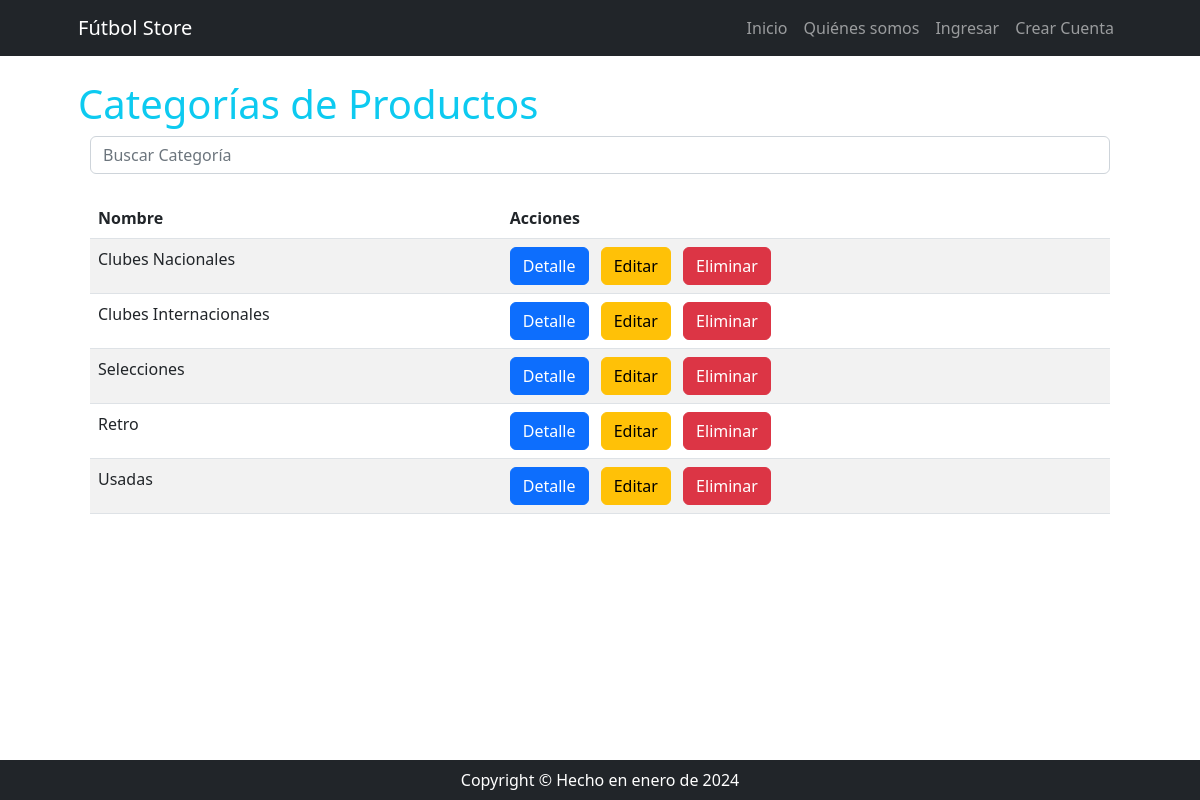
The page /producto/producto/list/ on the database its author committed.
### apps/producto/models.py (models this page shows, shortened)
class ProductoCategoria(models.Model):
    nombre = models.CharField(max_length=100)
    descripcion = models.TextField(null=True, blank=True, verbose_name="descripción")
    class Meta:
        verbose_name = "categoría de productos"
        verbose_name_plural = "categorías de productos"

### apps/producto/views.py (the view)
# urls.py: path("producto/list/", ProductoCategoriaList.as_view(), name="productocategoria_list"),
class ProductoCategoriaList(ListView):
    model = ProductoCategoria
    def get_queryset(self):
        if self.request.GET.get("consulta"):
            consulta = self.request.GET.get("consulta")
            object_list = ProductoCategoria.objects.filter(nombre__icontains=consulta)
        else:
            object_list = ProductoCategoria.objects.all()
        return object_list

### apps/producto/templates/producto/productocategoria_list.html (shortened to what this page needs)
{% extends 'core/base.html' %}
{% block content_title %}
    Categorías de Productos
{% endblock content_title %}
{% block content %}
  <div class="container">
    <div class="mb-4">
      <form method="get">
        <input type="text" class="form-control" name="consulta" placeholder="Buscar Categoría">
      </form>
    </div>
    <table class="table table-striped">
      <thead>
        <tr>
          <th >Nombre</th>
          <th >Acciones</th>
        </tr>
      </thead>
      <tbody>
        {% for categoria in object_list %}
          <tr>
            <td>{{ categoria.nombre }}</td>
            <td>
              <a href="{% url 'producto:productocategoria_detail' categoria.id %}" class="btn btn-primary me-2">Detalle</a>
              <a href="{% url 'producto:productocategoria_update' categoria.id %}" class="btn btn-warning me-2">Editar</a>
              <a href="{% url 'producto:productocategoria_delete' categoria.id %}" class="btn btn-danger">Eliminar</a>
            </td>
          </tr>
        {% empty %}
          <tr>
            <td class="text-center">No hay categorías disponibles.</td>
          </tr>
        {% endfor %}
      </tbody>
    </table>
  </div>
{% endblock content %}

### rows shown on the page
ProductoCategoria: nombre "Clubes Nacionales"
ProductoCategoria: nombre "Clubes Internacionales"
ProductoCategoria: nombre "Selecciones"
ProductoCategoria: nombre "Retro"
ProductoCategoria: nombre "Usadas"
